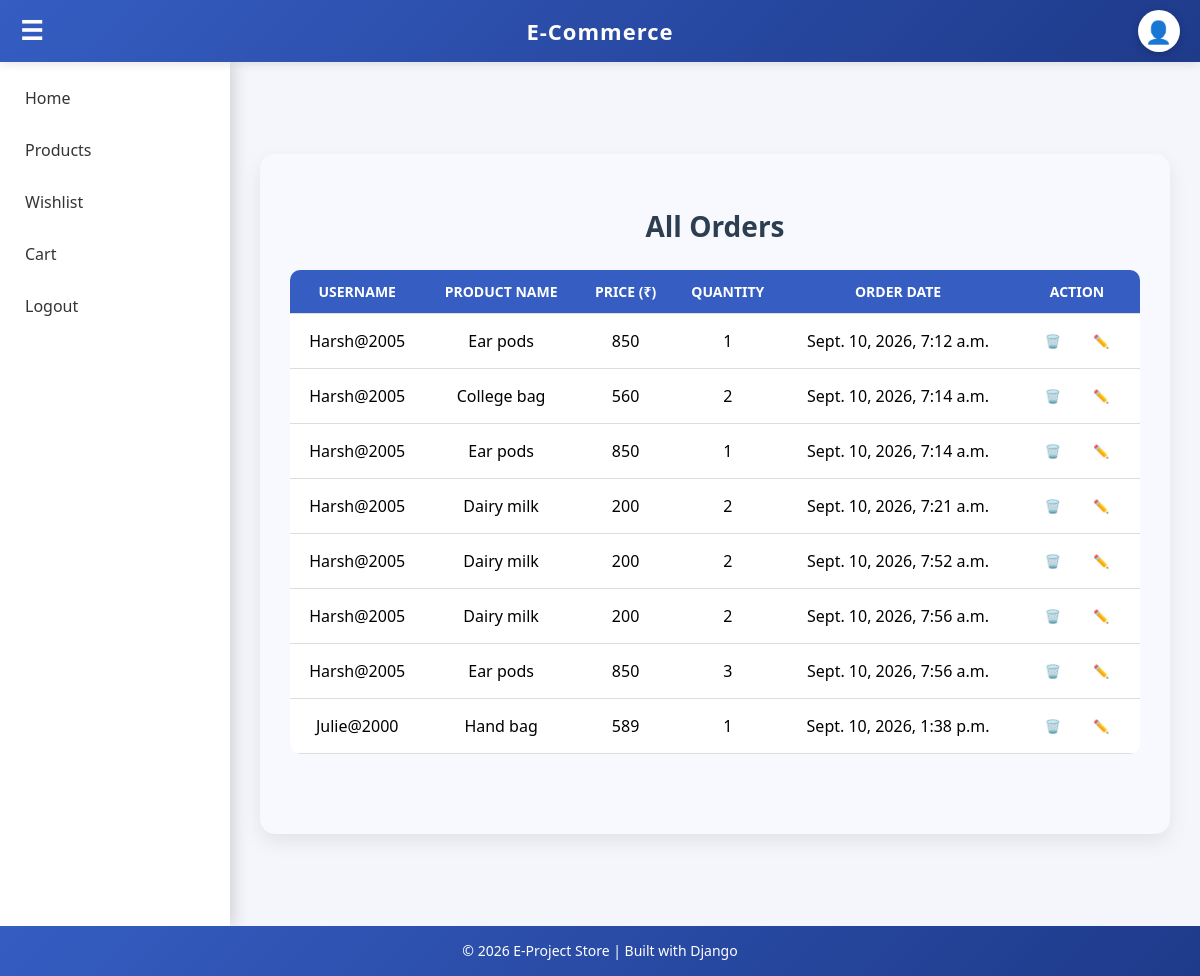
Page /orders/ (signed in) on the committed database.
### myapp2/models.py (models this page shows, shortened)
class Order(models.Model):
    user = models.ForeignKey(User, on_delete=models.CASCADE)
    product = models.ForeignKey(Productdetails, on_delete=models.CASCADE)
    quantity = models.IntegerField()
    total_price = models.DecimalField(max_digits=10, decimal_places=2)
    order_date = models.DateTimeField(auto_now_add=True)

class Productdetails(models.Model):
    image = models.ImageField(upload_to='products/')
    product_name = models.CharField(max_length=200)
    price = models.IntegerField()
    quantity = models.CharField()
    description = models.TextField()

### myapp2/views.py (the view)
# urls.py: path('orders/', views.order_list, name='order_list'),
@login_required
def order_list(request):
    orders = Order.objects.select_related('user', 'product').all()
    return render(request, 'admin/order_list.html',
     {'orders': orders})

### myapp2/templates/admin/order_list.html (shortened to what this page needs)
{% extends 'base.html' %}
{% block content %}
<div class="dashboard-container">
    <h2 class="dashboard-title">All Orders</h2>
    <div class="table-wrapper">
        <table>
            <thead>
                <tr>
                    <th>Username</th>
                    <th>Product Name</th>
                    <th>Price (₹)</th>
                    <th>Quantity</th>
                    <th>Order Date</th>
                    <th>Action</th>
                </tr>
            </thead>
            <tbody>
                {% for p in orders %}
                <tr>
                    <td>{{ p.user.username }}</td>
                    <td>{{ p.product.product_name }}</td>
                    <td>{{ p.product.price }}</td>
                    <td>{{ p.quantity }}</td>
                    <td>{{ p.order_date }}</td>
                    <td>
                        <div class="action-buttons">
                            <a href="{% url 'myapp2:delete_product' p.product.id %}" class="btn-delete">🗑️</a>
                            <a href="{% url 'myapp2:product_view' p.product.id %}" class="btn-edit">✏️</a>
                        </div>
                    </td>
                </tr>
                {% empty %}
                <tr>
                    <td colspan="6">No orders available</td>
                </tr>
                {% endfor %}
            </tbody>
        </table>
    </div>
</div>
{% endblock %}

### myapp2/templates/base.html (style rules this page uses)
* { box-sizing: border-box; }
html, body { margin: 0; padding: 0; width: 100%; min-height: 100%; font-family: 'Segoe UI', Arial, sans-serif; background: #f4f6fb; }

### myapp2/templates/admin/order_list.html (style rules this page uses)
.dashboard-container { width: 100%; margin: 40px auto; padding: 30px; padding-bottom: 80px; background: #f8f9ff; border-radius: 15px; box-shadow: 0 8px 20px rgba(0, 0, 0, 0.08); }
.dashboard-title { text-align: center; font-size: 28px; color: #2c3e50; margin-bottom: 25px; font-weight: bold; }
.table-wrapper { overflow-x: auto; }
table { width: 100%; border-collapse: collapse; background: white; border-radius: 10px; overflow: hidden; }
th, td { padding: 12px; text-align: center; border-bottom: 1px solid #ddd; white-space: nowrap; }
th { background-color: #355dc2; color: white; font-size: 14px; text-transform: uppercase; }
.action-buttons { display: flex; justify-content: center; gap: 8px; flex-wrap: wrap; }
.btn-edit { padding: 6px 12px; background-color: white; color: white; text-decoration: none; border-radius: 5px; font-size: 13px; }
.btn-delete { padding: 6px 12px; background-color: white; color: white; text-decoration: icon; border-radius: 5px; font-size: 13px; }

### rows in the picture
Order: user.username "Harsh@2005", product.product_name "Ear pods", product.price "850", quantity "1", order_date "Sept. 10, 2026, 7:12 a.m."
Order: user.username "Harsh@2005", product.product_name "College bag", product.price "560", quantity "2", order_date "Sept. 10, 2026, 7:14 a.m."
Order: user.username "Harsh@2005", product.product_name "Ear pods", product.price "850", quantity "1", order_date "Sept. 10, 2026, 7:14 a.m."
Order: user.username "Harsh@2005", product.product_name "Dairy milk", product.price "200", quantity "2", order_date "Sept. 10, 2026, 7:21 a.m."
Order: user.username "Harsh@2005", product.product_name "Dairy milk", product.price "200", quantity "2", order_date "Sept. 10, 2026, 7:52 a.m."
Order: user.username "Harsh@2005", product.product_name "Dairy milk", product.price "200", quantity "2", order_date "Sept. 10, 2026, 7:56 a.m."
Order: user.username "Harsh@2005", product.product_name "Ear pods", product.price "850", quantity "3", order_date "Sept. 10, 2026, 7:56 a.m."
Order: user.username "Julie@2000", product.product_name "Hand bag", product.price "589", quantity "1", order_date "Sept. 10, 2026, 1:38 p.m."
